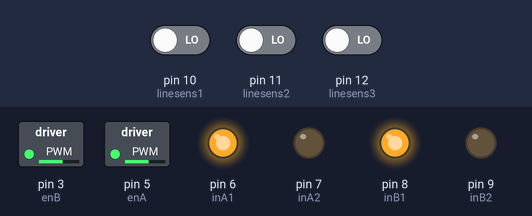
This sketch was run on a simulated Arduino Uno, built with avr-gcc and run on an emulated ATmega328P. Parts: switched loads named in the sketch (green lamp = pin HIGH), output pins drawn as LEDs (lit = HIGH). The test bench sets the inputs (shaded band); at power-on: pin 10 (linesens1) LOW, pin 12 (linesens3) LOW, pin 11 (linesens2) LOW. What the sketch prints to the serial monitor is not drawn.

Above: at 1.2 s.
1.3 s: pin 10 (linesens1) driven HIGH
At 2.5 s:
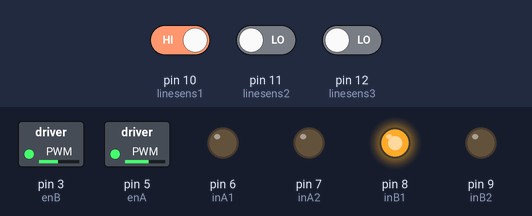
2.8 s: pin 12 (linesens3) driven HIGH
At 3.6 s:
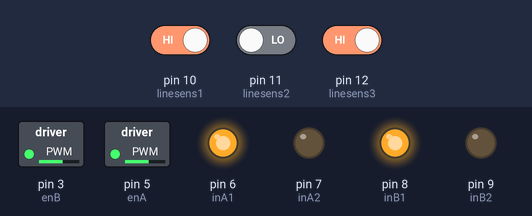
4.3 s: pin 10 (linesens1) driven LOW
At 4.6 s:
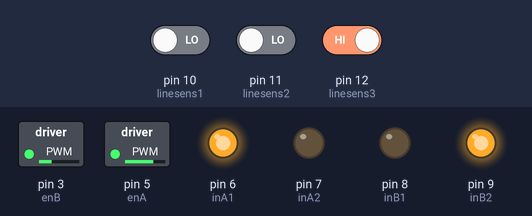
Timing chart, 0 to 7.3 s (numbered marks = the images above; inputs shaded):
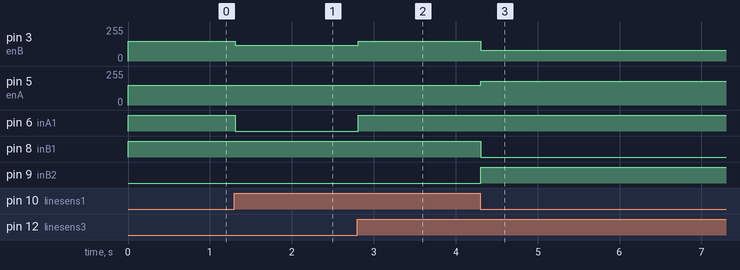

The sketch:

anhtn.ino
```cpp
// Connect the HC-05 TX to Arduino pin 0 TX.
// Connect the HC-05 RX to Arduino pin 1 RX
// Connect the HC-05 STATE pin to Arduino pin 4.
#define enA 5
#define enB 3

#define inA1 6 //Định nghĩa chân in1 của động cơ A // A is left tire
#define inA2 7 //Định nghĩa chân in2 của động cơ A
#define inB1 8 //Định nghĩa chân in1 của động cơ B // B is right tire
#define inB2 9 //Định nghĩa chân in2 của động cơ B

#define linesens1 10 //Định nghĩa chân cảm biến line 1
#define linesens2 11 //Định nghĩa chân cảm biến line 2
#define linesens3 12 //Định nghĩa chân cảm biến line 3

#define MAX_SPEED 255
char t;

// BTconnected will = false when not connected and true when connected
boolean BTconnected = false;

// connect the STATE pin to Arduino pin D4
const byte BTpin = 4;

int statusCar = 0; // default 0

void setup()
{
  // set the BTpin for input
  pinMode(BTpin, INPUT);

  // set pin for motor and sensor
  pinMode(enA, OUTPUT);
  pinMode(inA1, OUTPUT);     // Set chân in1 của dc A là output
  pinMode(inA2, OUTPUT);     // Set chân in2 của dc A là output
  pinMode(enB,OUTPUT);
  pinMode(inB1, OUTPUT);     // Set chân in1 của dc B là output
  pinMode(inB2, OUTPUT);     // Set chân in2 của dc B là output
  pinMode(linesens1, INPUT); // Set chân cảm biến 1 là input
  pinMode(linesens2, INPUT); // Set chân cảm biến 2 là input
  pinMode(linesens3, INPUT); // Set chân cảm biến 3 là input

  // Start serial communication with the bluetooth module
  // HC-05 default serial speed for communication mode is 9600 but can be different
  Serial.begin(9600);
}

void loop()
{
  darkLineFollower(inB1, inB2, inA1, inA2, linesens1, linesens2, linesens3);
  //    if(BTconnected) // if connect, use bluetooth to control
  //    {
  //      if(Serial.available())
  //        {
  //          t = Serial.read();
  //          Serial.println(t);
  //          bluetoothControl(inB1, inB2, inA1, inA2, t);
  //        }
  //      else { BTconnected = false;}; // if disconnect or interupt or lost connection
  //    }
  //
  //    // if the HC-05 has made a connection
  //    if ( digitalRead(BTpin)==HIGH)  { BTconnected = true;} // if have connection
  //
  //    else // else use line follow function
  //      darkLineFollower (inB1, inB2, inA1, inA2, linesens1, linesens2, linesens3);
  //    //delayMicroseconds(1);
}

void bluetoothControl(byte inR1, byte inR2, byte inL1, byte inL2, char sig)
{
  if (sig == 'F')
  {                                        // Forward
    robotMover(inR1, inR2, inL1, inL2, 1); // tiến thẳng
  }

  else if (sig == 'B')
  {                                        // Back
    robotMover(inR1, inR2, inL1, inL2, 2); // lùi
  }

  else if (sig == 'L')
  {                                        // Left
    robotMover(inR1, inR2, inL1, inL2, 5); // rẽ trái
  }

  else if (sig == 'R')
  {                                        // Right
    robotMover(inR1, inR2, inL1, inL2, 6); // rẽ phải
  }

  else if (sig == 'G')
  {                                        // Forward Left - without PWM, it's Spin Left
    robotMover(inR1, inR2, inL1, inL2, 3); // stop
  }

  else if (sig == 'I')
  {                                        // Forward Right - without PWM, it's Spin Right
    robotMover(inR1, inR2, inL1, inL2, 4); // stop
  }

  else if (sig == 'S')
  {                                        // STOP (all motors stop)
    robotMover(inR1, inR2, inL1, inL2, 0); // stop
  }
  delay(5);
}

void darkLineFollower(byte inR1, byte inR2, byte inL1, byte inL2, byte sen1, byte sen2, byte sen3)
{
  // Hàm điều khiển robot bám line màu tối
  // inR1, inR2 và inL1, inL2 là các chân tín hiệu lần lượt điều khiển động cơ di chuyển bên phải và trái
  // sen1 đến sen3 là chân nhận tín hiệu từ cảm biến hồng ngoại
  // Bây giờ thì lập trình thôi
  switch (deviationDarkLine3Sensor(sen1, sen2, sen3))
  {
  case 4:
    robotMover(inR1, inR2, inL1, inL2, 0); // stop
    break;
  case -1:
    robotMover(inR1, inR2, inL1, inL2, 6); // rẽ phải
    break;
  case -2:
    robotMover(inR1, inR2, inL1, inL2, 6);
    break;
  case 1:
    robotMover(inR1, inR2, inL1, inL2, 5); // rẽ trái
    break;
  case 2:
    robotMover(inR1, inR2, inL1, inL2, 5);
    break;
  case 0:
    robotMover(inR1, inR2, inL1, inL2, 1); // tiến thẳng
    break;
  case 3:
    robotMover(inR1, inR2, inL1, inL2, 2); // lệch vạch thì lùi
    break;
  }
  // robotMover(inR1, inR2, inL1, inL2, 2); // lệch vạch thì lùi
//  robotMover(inR1, inR2, inL1, inL2, 5); // rẽ trái
}
void robotMover(byte inR1, byte inR2, byte inL1, byte inL2, byte action)
{
  /*
  inR1 inR2 là 2 chân tín hiệu động cơ bên phải
  inL1 inL2 là 2 chân tín hiệu động cơ bên trái
  action= 0 đứng yên
  action =1 đi thẳng
  action =2 lùi lại
  action =3 quay trái
  action =4 quay phải
  action =5 rẽ trái
  action =6 rẽ phải

  */
  switch (action)
  {
  case 0: // không di chuyển
    motorControlNoSpeed(inR1, inR2, 0);
    motorControlNoSpeed(inL1, inL2, 0);
    break;
  case 1: //đi thẳng
    motorControlWithSpeed(inR1, inR2, 1, 150, 150);
    motorControlWithSpeed(inL1, inL2, 1, 150, 150);
    break;
  case 2: // lùi lại
    motorControlNoSpeed(inR1, inR2, 2);
    motorControlNoSpeed(inL1, inL2, 2);
    break;
  case 3: // quay trái
    motorControlNoSpeed(inR1, inR2, 1);
    motorControlNoSpeed(inL1, inL2, 2);
    break;
  case 4: // quay phải
    motorControlNoSpeed(inR1, inR2, 2);
    motorControlNoSpeed(inL1, inL2, 1);
    break;
  case 5: // rẽ trái
    motorControlWithSpeed(inR1, inR2, 1, 0, 120);
    motorControlWithSpeed(inL1, inL2, 0, 100, 0); // weak momentum
    break;
  case 6: // rẽ phải
    motorControlWithSpeed(inR1, inR2, 2, 0, 80);
    motorControlWithSpeed(inL1, inL2, 1, 180, 0);
    break;
  default:
    action = 0;
  }
}

void motorControlWithSpeed(byte in1, byte in2, byte direct, int spdA, int spdB)
{
  // in1 and in2 are 2 signal pins to control the motor
  // en is the enable pin
  // the default speed is the highest
  // direct includes:
  //    0:Stop
  //    1:Move on 1 direct
  //    2:Move on another direct
  switch (direct)
  {
  case 0: // Dừng không quay
    digitalWrite(in1, LOW);
    digitalWrite(in2, LOW);
    break;
  case 1: // Quay chiều thứ 1
    digitalWrite(in1, HIGH);
    digitalWrite(in2, LOW);
    if (spdA != 0)
      analogWrite(enA, spdA);
    if (spdB != 0)
      analogWrite(enB, spdB);

    break;
  case 2: // Quay chiều thứ 2
    digitalWrite(in1, LOW);
    digitalWrite(in2, HIGH);
    if (spdA != 0)
      analogWrite(enA, spdA);
    if (spdB != 0)
      analogWrite(enB, spdB);
    break;

    // default:
  }
}

void motorControlNoSpeed(byte in1, byte in2, byte direct)
{
  // in1 and in2 are 2 signal pins to control the motor
  // en is the enable pin
  // the default speed is the highest
  // direct includes:
  //    0:Stop
  //    1:Move on 1 direct
  //    2:Move on another direct
  switch (direct)
  {
  case 0: // Dừng không quay
    digitalWrite(in1, LOW);
    digitalWrite(in2, LOW);
    break;
  case 1: // Quay chiều thứ 1
    digitalWrite(in1, LOW);
    digitalWrite(in2, HIGH);
    analogWrite(enA, MAX_SPEED);
    analogWrite(enB, MAX_SPEED);

    break;
  case 2: // Quay chiều thứ 2
    digitalWrite(in1, LOW);
    digitalWrite(in2, HIGH);
    analogWrite(enA, MAX_SPEED);
    analogWrite(enB, MAX_SPEED);

    break;
    // default:
  }
}

boolean IFSensor(byte PinNumb)
{
  // 0 sang
  // 1 toi
  //   Serial.println(digitalRead (PinNumb));
  return (digitalRead(PinNumb));
}

int deviationDarkLine3Sensor(int PinNumb1, int PinNumb2, int PinNumb3)
{
  int left = 0;                                    // biến kiểm tra lệch trái
  int right = 0;                                   // biến kiểm tra lệch phải
  left = IFSensor(PinNumb1) + IFSensor(PinNumb2);  // kiểm tra mấy cảm biến trái ở trong màu đen
  right = IFSensor(PinNumb2) + IFSensor(PinNumb3); // kiểm tra mấy cảm biến phải ở trong màu đen
//    Serial.print("p1:");
//    Serial.println(IFSensor (PinNumb1));
    Serial.print("p2:");
    Serial.println(IFSensor (PinNumb2));
//    Serial.print("p3:");
//    Serial.println(IFSensor (PinNumb3));

  if ((left != 0) || (right != 0))
  {
    statusCar = left - right;
    return left - right;
  }
  else
  {
    if (statusCar == 0)
      return 0;

    if (statusCar == -1)
    {
      return -1;
    }

    if (statusCar == 1)
    {
      return 1;
    }
  }
  /*
  Kết quả trả về là 0 là không lệch
  Âm là lệch trái
  Dương là lệch phải
  */
}
```

Measured:
- after the input at 1.3 s, pin 3 (enB): 150/255 → 120/255 at once; pin 6 (inA1): HIGH → LOW at once
- after the input at 2.8 s, pin 3 (enB): 120/255 → 150/255 at once; pin 6 (inA1): LOW → HIGH at once
- after the input at 4.3 s, pin 3 (enB): 150/255 → 80/255 at once; pin 5 (enA): 150/255 → 180/255 at once; pin 8 (inB1): HIGH → LOW at once; pin 9 (inB2): LOW → HIGH at once
